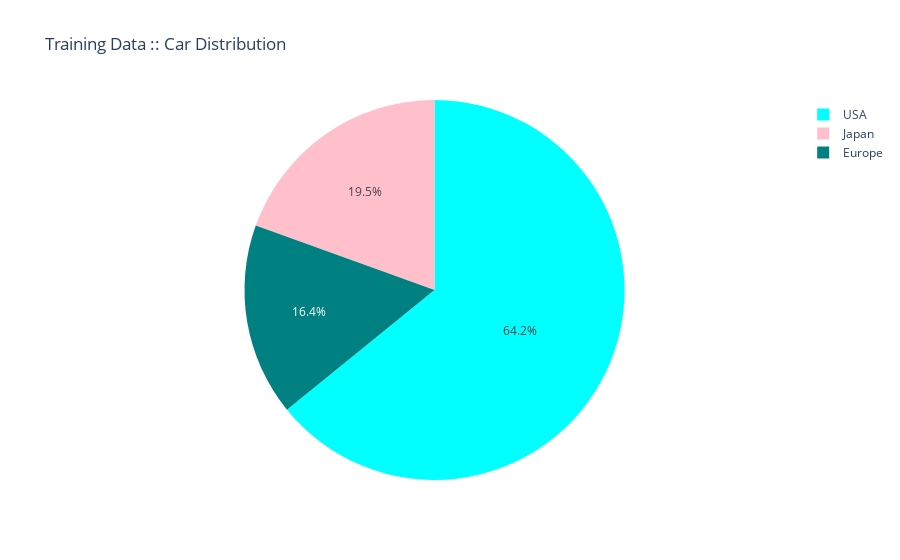

The notebook cell saved with this chart:
### Markdown cell above
**Data Visualization**

### Code cell
#1. Pie Chart for car count
colors = ['aqua', 'pink', 'teal']

trace_train= go.Pie(labels = train_continet_car_count.index,
              values = train_continet_car_count.values, marker=dict(colors=colors))

layout = go.Layout(title = "Training Data :: Car Distribution")
data = [trace_train]
fig = go.Figure(data=data, layout=layout)
py.iplot(fig)

### Figure 1 — Plotly figure (JSON) as saved in the notebook; plotly's stock layout.template omitted (floating-point values rounded to 4 significant figures)
{"data": [{"labels": ["USA", "Japan", "Europe"], "marker": {"colors": ["aqua", "pink", "teal"]}, "type": "pie", "values": [204, 62, 52]}], "layout": {"title": {"text": "Training Data :: Car Distribution"}}}
